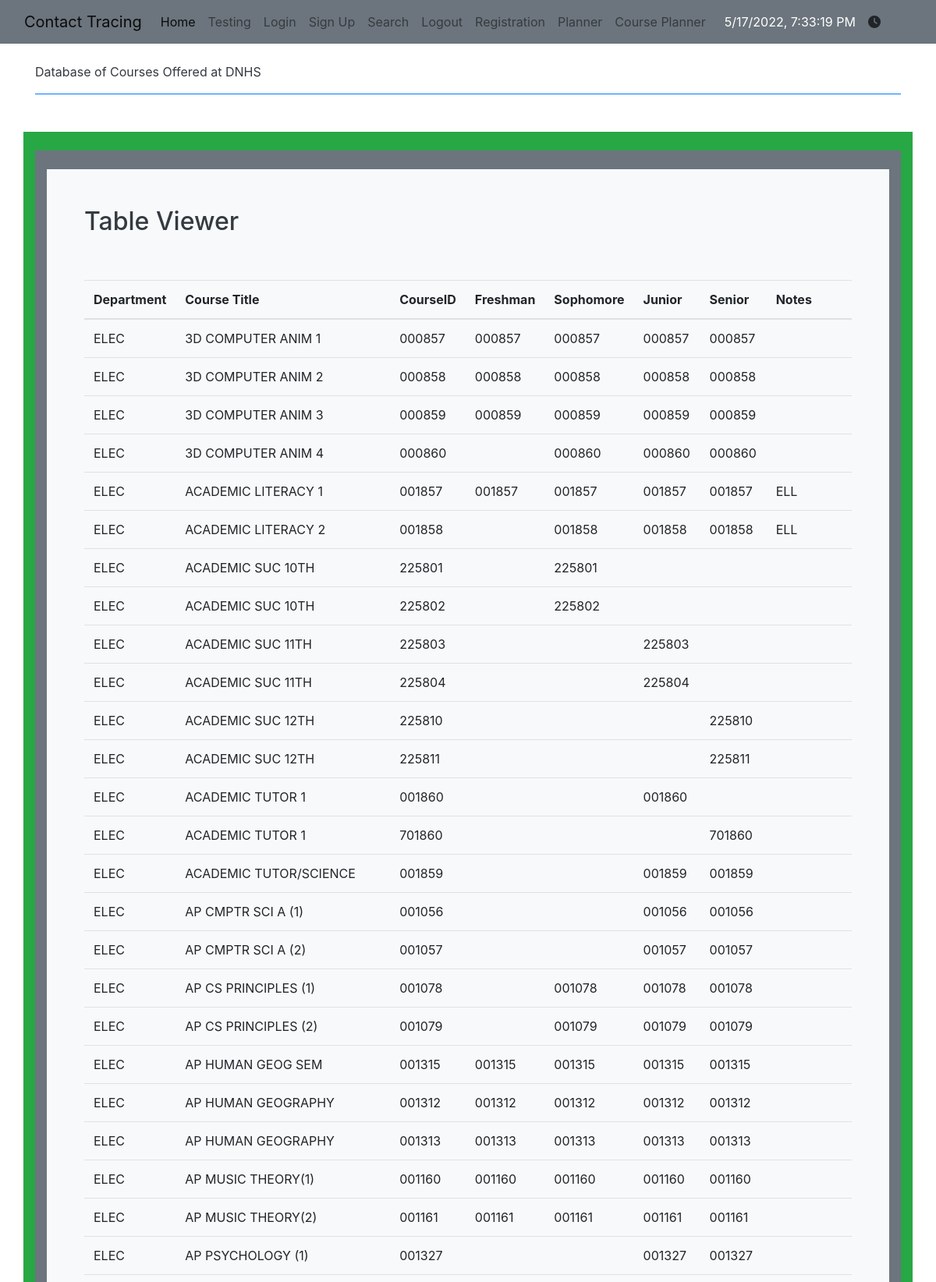
/crud/ (upper part), run on the app's committed database.
### crudy/model.py (models this page shows, shortened)
class Courses(db.Model):
    id = db.Column(db.Integer, primary_key=True)
    dept = db.Column(db.String)
    title = db.Column(db.String)
    courseid = db.Column(db.String, unique=True, nullable=False)
    ninth = db.Column(db.String)
    tenth = db.Column(db.String)
    eleventh = db.Column(db.String)
    twelfth = db.Column(db.String)
    notes = db.Column(db.String)
    def read(self):
        return {
            "department": self.dept,
            "course_name": self.title,
            "course_id": self.courseid,
            "freshman": self.ninth,
            "sophomore": self.tenth,
            "junior": self.eleventh,
            "senior": self.twelfth,
            "notes": self.notes
        }

### crudy/app_crud.py (the view)
@app_crud.route('/')
def crud():
    return render_template("crud.html", table=courses_all())

### crudy/query.py (called while the page is built)
def courses_all():
    table = Courses.query.all()
    json_ready = [course.read() for course in table]
    return json_ready

### crudy/templates/cruddy/crud.html (shortened to what this page needs)
{% extends "layouts/base.html" %}
{% block body %}
    <div class="container py-4">
        <header class="pb-3 mb-4 border-bottom border-primary text-dark">
            <span class="fs-4">Database of Courses Offered at DNHS</span>
        </header>
    </div>
    <div class="container py-4 text-light bg-success">
        <div class="container bg-secondary py-4">
            <div class="p-5 mb-4 bg-light text-dark rounded-3">
                <h2>Table Viewer</h2>
                <div class="row align-items-md-stretch">
                    <div class="container-fluid py-5">
                        <table class="table">
                            <thead>
                            <tr>
                                <th>Department</th>
                                <th>Course Title</th>
                                <th>CourseID</th>
                                <th>Freshman</th>
                                <th>Sophomore</th>
                                <th>Junior</th>
                                <th>Senior</th>
                                <th>Notes</th>
                            </tr>
                            </thead>
                            <tbody>
                            {% for row in table %}
                                <tr>
                                    <td>{{ row['department'] }}</td>
                                    <td>{{ row['course_name'] }}</td>
                                    <td>{{ row['course_id'] }}</td>
                                    <td>{{ row['freshman'] }}</td>
                                    <td>{{ row['sophomore'] }}</td>
                                    <td>{{ row['junior'] }}</td>
                                    <td>{{ row['senior'] }}</td>
                                    <td>{{ row['notes'] }}</td>
                                </tr>
                            {% endfor %}
                            </tbody>
                        </table>
                    </div>
                </div>
            </div>
        </div>
            </div>
{% endblock %}

### templates/layouts/base.html (shortened to what this page needs)
<!DOCTYPE HTML>
<html lang="en" data-theme="light">
<html lang="en">
{% set basename = "Levss" %}
{% set github = "https://github.com/nighthawkcoders" %}
{% set twitter = "https://twitter.com/NighthawkCoding" %}
{% set youtube = "https://www.youtube.com/channel/UClIKOsDS5dsfzFA3zveDT3Q?view_as=subscriber" %}
<head>
    <link rel="stylesheet" href="https://stackpath.bootstrapcdn.com/bootstrap/4.3.1/css/bootstrap.min.css">
    <link rel="stylesheet" href="https://cdnjs.cloudflare.com/ajax/libs/font-awesome/4.7.0/css/font-awesome.min.css">
</head>
<body>
{% include "layouts/navbar.html" %}
{% block body %}{% endblock %}
</body>
</html>

### templates/layouts/navbar.html (shortened to what this page needs)
<!DOCTYPE html>
<head>
</head>
<nav class="navbar navbar-expand-lg navbar-light bg-secondary">
    <div class="container-fluid">
        <div class="btn-group">
            <a class="navbar-brand" href="">Contact Tracing</a>
            <div class="collapse navbar-collapse" id="navbarHome">
                <ul class="navbar-nav">
                    <li class="nav-item active">
                        <a class="nav-link" href="/">Home </a>
                    </li>
                    <a class="nav-link" href={{ url_for('crud.crud') }}>Testing </a>
                    <a class="nav-link" href={{ url_for('crud.crud_login') }}>Login </a>
                    <a class="nav-link" href={{ url_for('crud.crud_authorize') }}>Sign Up </a>
                    <a class="nav-link" href={{ url_for('crud.search') }}>Search </a>
                    <a class="nav-link" href={{ url_for('crud.logout') }}>Logout</a>
                    <a class="nav-link" href={{ url_for('registration') }}>Registration</a>
                    <a class="nav-link" href={{ url_for('planner') }}>Planner</a>
                    <a class="nav-link" href={{ url_for('fouryearplan') }}>Course Planner</a>
                    <div class="collapse navbar-collapse" id="navbarNavDarkDropdown">
                        <ul class="navbar-nav">
                            <div style="color:white; alignment: right" class="btn-group">
                                <div class="px-3" style="color:white;">
                                    <span id="clock"></span>
                                </div>
                            </div>
                            <div id="timerContainer">
                                <div id="iconInputContainer" onclick="showTimer()">
                                    <i class="fas fa-clock"></i>
                                </div>
                            </div>
                        </ul>
                    </div>
                </ul>
            </div>
        </div>
    </div>
</nav>

### data on the page
Courses: department "ELEC", course_name "3D COMPUTER ANIM 1", course_id "000857", freshman "000857", sophomore "000857", junior "000857", senior "000857"
Courses: department "ELEC", course_name "3D COMPUTER ANIM 2", course_id "000858", freshman "000858", sophomore "000858", junior "000858", senior "000858"
Courses: department "ELEC", course_name "3D COMPUTER ANIM 3", course_id "000859", freshman "000859", sophomore "000859", junior "000859", senior "000859"
Courses: department "ELEC", course_name "3D COMPUTER ANIM 4", course_id "000860", sophomore "000860", junior "000860", senior "000860"
Courses: department "ELEC", course_name "ACADEMIC LITERACY 1", course_id "001857", freshman "001857", sophomore "001857", junior "001857", senior "001857", notes "ELL"
Courses: department "ELEC", course_name "ACADEMIC LITERACY 2", course_id "001858", sophomore "001858", junior "001858", senior "001858", notes "ELL"
Courses: department "ELEC", course_name "ACADEMIC SUC 10TH", course_id "225801", sophomore "225801"
Courses: department "ELEC", course_name "ACADEMIC SUC 10TH", course_id "225802", sophomore "225802"
Courses: department "ELEC", course_name "ACADEMIC SUC 11TH", course_id "225803", junior "225803"
Courses: department "ELEC", course_name "ACADEMIC SUC 11TH", course_id "225804", junior "225804"
Courses: department "ELEC", course_name "ACADEMIC SUC 12TH", course_id "225810", senior "225810"
Courses: department "ELEC", course_name "ACADEMIC SUC 12TH", course_id "225811", senior "225811"
Courses: department "ELEC", course_name "ACADEMIC TUTOR 1", course_id "001860", junior "001860"
Courses: department "ELEC", course_name "ACADEMIC TUTOR 1", course_id "701860", senior "701860"
Courses: department "ELEC", course_name "ACADEMIC TUTOR/SCIENCE", course_id "001859", junior "001859", senior "001859"
Courses: department "ELEC", course_name "AP CMPTR SCI A (1)", course_id "001056", junior "001056", senior "001056"
Courses: department "ELEC", course_name "AP CMPTR SCI A (2)", course_id "001057", junior "001057", senior "001057"
Courses: department "ELEC", course_name "AP CS PRINCIPLES (1)", course_id "001078", sophomore "001078", junior "001078", senior "001078"
Courses: department "ELEC", course_name "AP CS PRINCIPLES (2)", course_id "001079", sophomore "001079", junior "001079", senior "001079"
Courses: department "ELEC", course_name "AP HUMAN GEOG SEM", course_id "001315", freshman "001315", sophomore "001315", junior "001315", senior "001315"
Courses: department "ELEC", course_name "AP HUMAN GEOGRAPHY", course_id "001312", freshman "001312", sophomore "001312", junior "001312", senior "001312"
Courses: department "ELEC", course_name "AP HUMAN GEOGRAPHY", course_id "001313", freshman "001313", sophomore "001313", junior "001313", senior "001313"
Courses: department "ELEC", course_name "AP MUSIC THEORY(1)", course_id "001160", freshman "001160", sophomore "001160", junior "001160", senior "001160"
Courses: department "ELEC", course_name "AP MUSIC THEORY(2)", course_id "001161", freshman "001161", sophomore "001161", junior "001161", senior "001161"
Courses: department "ELEC", course_name "AP PSYCHOLOGY (1)", course_id "001327", junior "001327", senior "001327"
